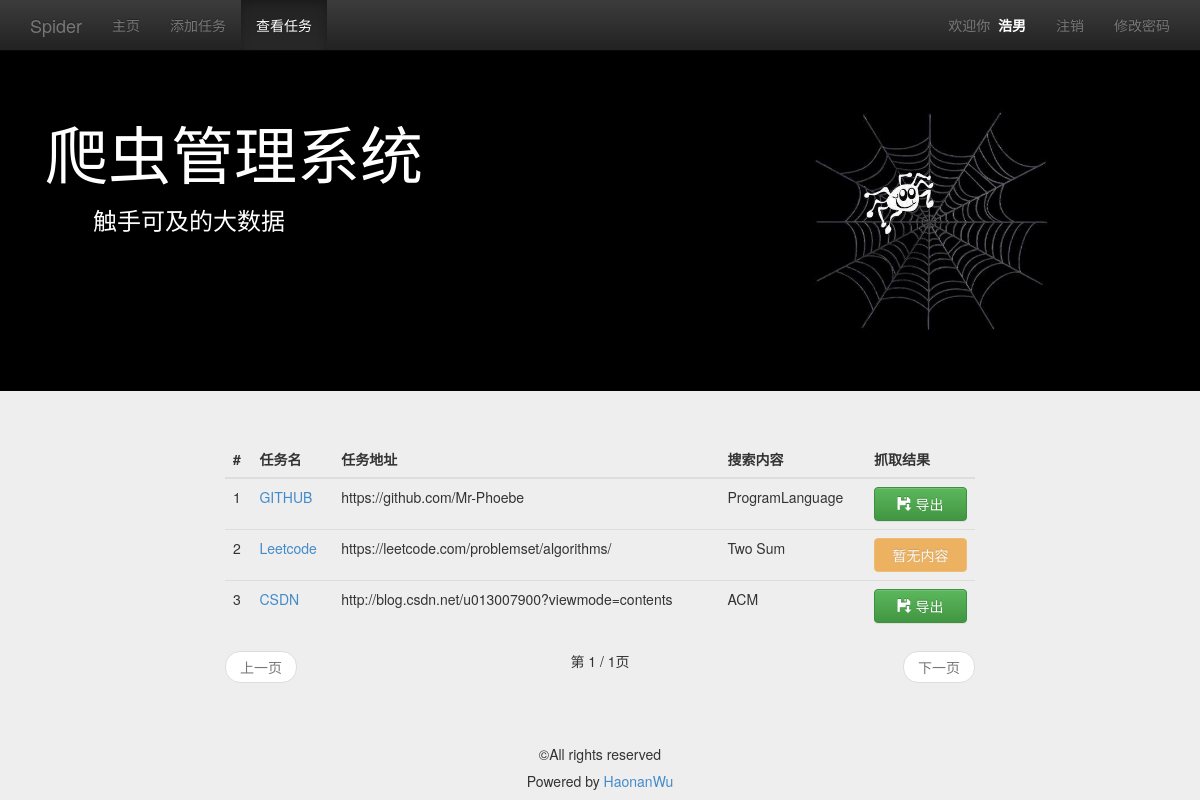
Page /view_task_list/ (signed in) on the committed database.
### management/models.py (models this page shows, shortened)
class MyUser(models.Model):
    user = models.OneToOneField(User)
    nickname = models.CharField(max_length=16)

class Task(models.Model):
    user = models.ForeignKey(MyUser, related_name='task')
    url = models.CharField(max_length=512, null=True)
    name = models.CharField(max_length=128)
    content = models.CharField(max_length=128, null=True)
    hasfile = models.BooleanField(default=False)
    method = models.BooleanField(default=True)
    class META:
        ordering = ['name']

### management/views.py (the view)
# urls.py: url(r'^view_task_list/$', views.view_task_list, name='view_task_list'),
@login_required
def view_task_list(request):
    user = request.user
    task_list = Task.objects.filter(user=user.myuser)
    paginator = Paginator(task_list, 5)
    page = request.GET.get('page')
    try:
        task_list = paginator.page(page)
    except PageNotAnInteger:
        task_list = paginator.page(1)
    except EmptyPage:
        task_list = paginator.page(paginator.num_pages)
    content = {
        'user': user,
        'active_menu': 'view_task',
        'task_list': task_list,
    }
    return render(request, 'management/view_task_list.html', content)

### templates/management/view_task_list.html
{% extends "management/base.html" %} {% load staticfiles %} {% block title %}查看任务{% endblock %} {% block content %}
    <div class="container">
        <div class="row">
            <div class="col-md-8 col-md-offset-2">
                <br>
                <table class="table table-hover">
                    <thead>
                    <tr>
                        <th>#</th>
                        <th>任务名</th>
                        <th>任务地址</th>
                        <th>搜索内容</th>
                        <th>抓取结果</th>
                    </tr>
                    </thead>
                    <tbody>
                    {% for task in task_list %}
                        <tr>
                            <td>{{ forloop.counter }}</td>
                            <td><a href="{% url 'task_detail' %}?id={{ task.id }}">{{ task.name }}</a></td>
                            <td>{{ task.url }}</td>
                            <td>{{ task.content }}</td>
                            {% if task.hasfile == 0 %}
                                <td>
                                    <button class="btn btn btn-warning btn-block" disabled=""> 暂无内容
                                    </button>
                                </td>
                            {% else %}
                                <td>
                                    <a href="/static/data/zip{{ task.id }}.zip">
                                        <button class="btn btn btn-success btn-block" type="export"><span
                                                class="glyphicon glyphicon-floppy-save"></span> 导出
                                        </button>
                                    </a>
                                </td>
                            {% endif %}
                        </tr>
                    {% empty %}
                        <tr>
                            <td>暂无任务</td>
                        </tr>
                    {% endfor %}
                    </tbody>
                </table>
                <nav>
                    <ul class="pager">
                        {% if task_list.has_previous %}
                            <li class="previous"><a
                                    href="?typ={{ query_category }}&page={{ task_list.previous_page_number }}">上一页</a>
                            </li>
                        {% else %}
                            <li class="previous disabled"><a href="#">上一页</a></li>
                        {% endif %} 第 {{ task_list.number }} / {{ task_list.paginator.num_pages }}页
                        {% if task_list.has_next %}
                            <li class="next"><a href="?typ={{ query_category }}&page={{ task_list.next_page_number }}">下一页</a>
                            </li>
                        {% else %}
                            <li class="next disabled"><a href="#">下一页</a></li>
                        {% endif %}
                    </ul>
                </nav>
            </div>
        </div>
    </div>
{% endblock %}

### templates/management/base.html (shortened to what this page needs)
{% load staticfiles %}
<!DOCTYPE html>
<html lang="zh-cn">
<head>
    <link rel="stylesheet" type="text/css" href="{% static 'css/bootstrap.min.css' %}">
    <link rel="stylesheet" type="text/css" href="{% static 'css/bootstrap-theme.min.css' %}">
    <link rel="stylesheet" type="text/css" href="{% static 'css/base.css' %}">
</head>
<body>
<nav class="navbar navbar-inverse navbar-fixed-top" role="navigation">
    <div class="container">
        <div class="navbar-header">
            <a href="{% url 'homepage' %}" class="navbar-brand">Spider</a>
        </div>
        <div class="collapse navbar-collapse" id="navbar-collapse-basepage">
            <ul class="nav navbar-nav">
                <li id="homepage"><a href="{% url 'homepage' %}">主页</a></li>
                <li id="add_task"><a href="{% url 'add_task' %}">添加任务</a></li>
                <li id="view_task"><a href="{% url 'view_task_list' %}">查看任务</a></li>
            </ul>
            <ul class="nav navbar-nav navbar-right">
                {% if user %}
                    <li>
                        <p class="navbar-text">欢迎你&nbsp;&nbsp;<span id="base_name">{{ user.myuser.nickname }}</span></p>
                    </li>
                    <li><a href="{% url 'logout' %}">注销</a></li>
                    <li><a href="{% url 'set_password' %}">修改密码</a></li>
                {% else %}
                    <li><a href="{% url 'signup' %}">注册</a></li>
                    <li><a href="{% url 'login' %}">登录</a></li>
                {% endif %}
            </ul>
        </div>
    </div>
</nav>
<header class="jumbotron subhead" id="header-base">
    <div class="container">
        <div class="row">
            <div class="col-md-8">
                <h1>爬虫管理系统</h1>
                <h3>&emsp;&emsp;触手可及的大数据</h3>
            </div>
            <div class="col-md-4">
                <img src="{% static "img/spider.png" %}" style="width: 70%">
            </div>
        </div>
    </div>
</header>
{% block content %}{% endblock %}
<footer class="footer" role="contentinfo">
    <hr>
    <div class="container">
        <p class="text-center">©All rights reserved</p>
        <h5 class="text-center"> Powered by&nbsp;<a href="https://github.com/Mr-Phoebe">HaonanWu</a></h5>
    </div>
</footer>
</body>
</html>

### management/static/css/base.css (style rules this page uses)
body { padding-top: 50px; background-color: #eeeeee; }
#header-base { background-color: #000; color: #fff; }
#base_name { color: #fff; font-weight: bold; }

### rows in the picture
Task: name "GITHUB", url "https://github.com/Mr-Phoebe", content "ProgramLanguage"
Task: name "Leetcode", url "https://leetcode.com/problemset/algorithms/", content "Two Sum", hasfile "暂无内容"
Task: name "CSDN", url "http://blog.csdn.net/u013007900?viewmode=contents", content "ACM"

### other values in the picture
{{ user.myuser.nickname }} "浩男"
{{ task_list.number }} "1"
{{ task_list.paginator.num_pages }} "1"
